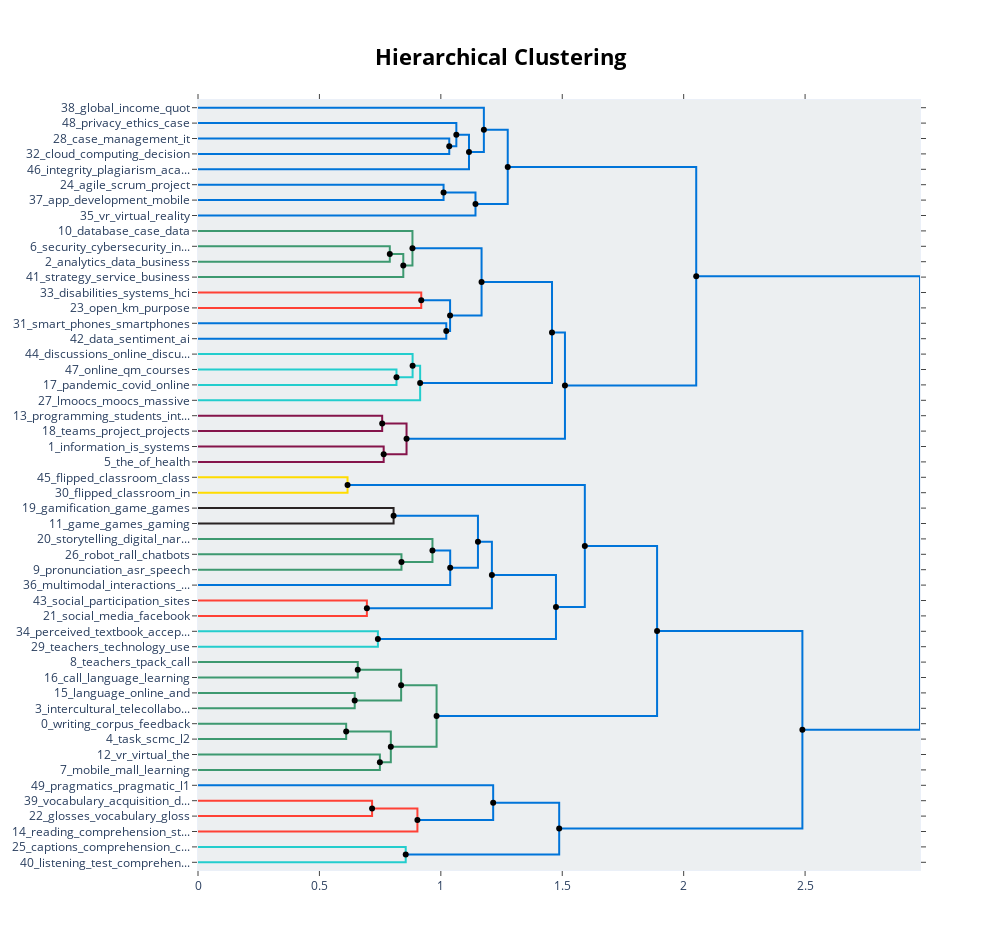

The code cell stored with this chart in its notebook:
### Code cell
hierarchical_topics = model.hierarchical_topics(docs)
model.visualize_hierarchy(hierarchical_topics=hierarchical_topics)

### Figure 1 — Plotly figure (JSON) as saved in the notebook; plotly's stock layout.template omitted (floating-point values rounded to 4 significant figures)
{"data": [{"hoverinfo": "text", "marker": {"color": "rgb(0,116,217)"}, "mode": "lines", "text": ["listening_test_comprehension_item_metacognitive", "", "", "captions_comprehension_captioning_listening_caption"], "type": "scatter", "x": [0, 1.035, 1.035, 0], "xaxis": "x", "y": [-25, -25, -35, -35], "yaxis": "y"}, {"hoverinfo": "text", "marker": {"color": "rgb(0,116,217)"}, "mode": "lines", "text": ["glosses_vocabulary_gloss_glossing_l1", "", "", "vocabulary_acquisition_dlls_intervention_l2"], "type": "scatter", "x": [0, 1.064, 1.064, 1.035], "xaxis": "x", "y": [-15, -15, -30, -30], "yaxis": "y"}, {"hoverinfo": "text", "marker": {"color": "rgb(0,116,217)"}, "mode": "lines", "text": ["reading_comprehension_strategy_strategies_the", "", "", "vocabulary_glosses_gloss_the_l2"], "type": "scatter", "x": [1.064, 1.116, 1.116, 0], "xaxis": "x", "y": [-22.5, -22.5, -45, -45], "yaxis": "y"}, {"hoverinfo": "text", "marker": {"color": "rgb(0,116,217)"}, "mode": "lines", "text": ["task_scmc_l2_in_language", "", "", "writing_corpus_feedback_the_of"], "type": "scatter", "x": [0, 1.177, 1.177, 1.116], "xaxis": "x", "y": [-5, -5, -33.75, -33.75], "yaxis": "y"}, {"hoverinfo": "text", "marker": {"color": "rgb(0,116,217)"}, "mode": "lines", "text": ["writing_the_in_of_and", "", "", "pronunciation_asr_speech_production_training"], "type": "scatter", "x": [0, 1.011, 1.011, 0], "xaxis": "x", "y": [-55, -55, -65, -65], "yaxis": "y"}, {"hoverinfo": "text", "marker": {"color": "rgb(0,116,217)"}, "mode": "lines", "text": ["robot_rall_chatbots_chatbot_learners", "", "", "writing_the_of_in_and"], "type": "scatter", "x": [1.011, 1.143, 1.143, 0], "xaxis": "x", "y": [-60, -60, -75, -75], "yaxis": "y"}, {"hoverinfo": "text", "marker": {"color": "rgb(0,116,217)"}, "mode": "lines", "text": ["writing_the_of_in_and", "", "", "pragmatics_pragmatic_l1_speakers_modifiers"], "type": "scatter", "x": [1.177, 1.276, 1.276, 1.143], "xaxis": "x", "y": [-19.38, -19.38, -67.5, -67.5], "yaxis": "y"}, {"hoverinfo": "text", "marker": {"color": "rgb(61,153,112)"}, "mode": "lines", "text": ["reading_vocabulary_the_comprehension_of", "", "", "writing_the_of_in_and"], "type": "scatter", "x": [0, 0.7898, 0.7898, 0], "xaxis": "x", "y": [-95, -95, -105, -105], "yaxis": "y"}, {"hoverinfo": "text", "marker": {"color": "rgb(61,153,112)"}, "mode": "lines", "text": ["listening_captions_comprehension_captioning_learners", "", "", "writing_the_of_in_and"], "type": "scatter", "x": [0.7898, 0.8454, 0.8454, 0], "xaxis": "x", "y": [-100, -100, -115, -115], "yaxis": "y"}, {"hoverinfo": "text", "marker": {"color": "rgb(61,153,112)"}, "mode": "lines", "text": ["online_qm_courses_content_learning", "", "", "pandemic_covid_online_19_emergency"], "type": "scatter", "x": [0, 0.8831, 0.8831, 0.8454], "xaxis": "x", "y": [-85, -85, -107.5, -107.5], "yaxis": "y"}, {"hoverinfo": "text", "marker": {"color": "rgb(255,65,54)"}, "mode": "lines", "text": ["lmoocs_moocs_massive_online_open", "", "", "online_pandemic_covid_19_emergency"], "type": "scatter", "x": [0, 0.9194, 0.9194, 0], "xaxis": "x", "y": [-125, -125, -135, -135], "yaxis": "y"}, {"hoverinfo": "text", "marker": {"color": "rgb(0,116,217)"}, "mode": "lines", "text": ["online_pandemic_to_learning_courses", "", "", "discussions_online_discussion_student_students"], "type": "scatter", "x": [0, 1.022, 1.022, 0], "xaxis": "x", "y": [-145, -145, -155, -155], "yaxis": "y"}, {"hoverinfo": "text", "marker": {"color": "rgb(0,116,217)"}, "mode": "lines", "text": ["integrity_plagiarism_academic_dishonesty_faculty", "", "", "online_pandemic_learning_to_courses"], "type": "scatter", "x": [0.9194, 1.038, 1.038, 1.022], "xaxis": "x", "y": [-130, -130, -150, -150], "yaxis": "y"}, {"hoverinfo": "text", "marker": {"color": "rgb(0,116,217)"}, "mode": "lines", "text": ["programming_students_introductory_to_the", "", "", "the_of_health_in_and"], "type": "scatter", "x": [0.8831, 1.168, 1.168, 1.038], "xaxis": "x", "y": [-96.25, -96.25, -140, -140], "yaxis": "y"}, {"hoverinfo": "text", "marker": {"color": "rgb(35,205,205)"}, "mode": "lines", "text": ["app_development_mobile_inventor_programming", "", "", "the_of_programming_and_in"], "type": "scatter", "x": [0, 0.8174, 0.8174, 0], "xaxis": "x", "y": [-175, -175, -185, -185], "yaxis": "y"}, {"hoverinfo": "text", "marker": {"color": "rgb(35,205,205)"}, "mode": "lines", "text": ["mobile_mall_learning_language_the", "", "", "smart_phones_smartphones_devices_mobile"], "type": "scatter", "x": [0, 0.8837, 0.8837, 0.8174], "xaxis": "x", "y": [-165, -165, -180, -180], "yaxis": "y"}, {"hoverinfo": "text", "marker": {"color": "rgb(35,205,205)"}, "mode": "lines", "text": ["the_programming_of_and_in", "", "", "mobile_mall_learning_devices_language"], "type": "scatter", "x": [0.8837, 0.9148, 0.9148, 0], "xaxis": "x", "y": [-172.5, -172.5, -195, -195], "yaxis": "y"}, {"hoverinfo": "text", "marker": {"color": "rgb(0,116,217)"}, "mode": "lines", "text": ["data_sentiment_ai_intelligent_algorithms", "", "", "mobile_the_of_and_in"], "type": "scatter", "x": [1.168, 1.458, 1.458, 0.9148], "xaxis": "x", "y": [-118.1, -118.1, -183.8, -183.8], "yaxis": "y"}, {"hoverinfo": "text", "marker": {"color": "rgb(133,20,75)"}, "mode": "lines", "text": ["game_games_gaming_language_digital", "", "", "gamification_game_games_kahoot_learning"], "type": "scatter", "x": [0, 0.7585, 0.7585, 0], "xaxis": "x", "y": [-205, -205, -215, -215], "yaxis": "y"}, {"hoverinfo": "text", "marker": {"color": "rgb(133,20,75)"}, "mode": "lines", "text": ["the_mobile_of_and_in", "", "", "game_games_gaming_gamification_learning"], "type": "scatter", "x": [0, 0.7647, 0.7647, 0], "xaxis": "x", "y": [-225, -225, -235, -235], "yaxis": "y"}, {"hoverinfo": "text", "marker": {"color": "rgb(133,20,75)"}, "mode": "lines", "text": ["teachers_technology_use_intention_iwb", "", "", "perceived_textbook_acceptance_technology_intention"], "type": "scatter", "x": [0.7585, 0.8588, 0.8588, 0.7647], "xaxis": "x", "y": [-210, -210, -230, -230], "yaxis": "y"}, {"hoverinfo": "text", "marker": {"color": "rgb(0,116,217)"}, "mode": "lines", "text": ["open_km_purpose_is_of", "", "", "global_income_quot_globalisation_political"], "type": "scatter", "x": [1.458, 1.511, 1.511, 0.8588], "xaxis": "x", "y": [-150.9, -150.9, -220, -220], "yaxis": "y"}, {"hoverinfo": "text", "marker": {"color": "rgb(0,116,217)"}, "mode": "lines", "text": ["technology_perceived_use_intention_teachers", "", "", "global_purpose_of_the_is"], "type": "scatter", "x": [1.276, 2.052, 2.052, 1.511], "xaxis": "x", "y": [-43.44, -43.44, -185.5, -185.5], "yaxis": "y"}, {"hoverinfo": "text", "marker": {"color": "rgb(255,220,0)"}, "mode": "lines", "text": ["the_of_and_learning_in", "", "", "of_the_global_purpose_and"], "type": "scatter", "x": [0, 0.6158, 0.6158, 0], "xaxis": "x", "y": [-245, -245, -255, -255], "yaxis": "y"}, {"hoverinfo": "text", "marker": {"color": "rgb(40,35,35)"}, "mode": "lines", "text": ["social_media_facebook_of_use", "", "", "social_participation_sites_online_facebook"], "type": "scatter", "x": [0, 0.8054, 0.8054, 0], "xaxis": "x", "y": [-265, -265, -275, -275], "yaxis": "y"}, {"hoverinfo": "text", "marker": {"color": "rgb(61,153,112)"}, "mode": "lines", "text": ["call_language_learning_quot_of", "", "", "teachers_tpack_call_technology_language"], "type": "scatter", "x": [0, 0.8379, 0.8379, 0], "xaxis": "x", "y": [-295, -295, -305, -305], "yaxis": "y"}, {"hoverinfo": "text", "marker": {"color": "rgb(61,153,112)"}, "mode": "lines", "text": ["intercultural_telecollaboration_telecollaborative_and_of", "", "", "language_online_and_in_identity"], "type": "scatter", "x": [0, 0.9655, 0.9655, 0.8379], "xaxis": "x", "y": [-285, -285, -300, -300], "yaxis": "y"}, {"hoverinfo": "text", "marker": {"color": "rgb(0,116,217)"}, "mode": "lines", "text": ["call_teachers_language_technology_tpack", "", "", "intercultural_telecollaboration_language_and_in"], "type": "scatter", "x": [0.9655, 1.039, 1.039, 0], "xaxis": "x", "y": [-292.5, -292.5, -315, -315], "yaxis": "y"}, {"hoverinfo": "text", "marker": {"color": "rgb(0,116,217)"}, "mode": "lines", "text": ["language_call_and_of_teachers", "", "", "storytelling_digital_narrative_stories_fan"], "type": "scatter", "x": [0.8054, 1.153, 1.153, 1.039], "xaxis": "x", "y": [-270, -270, -303.8, -303.8], "yaxis": "y"}, {"hoverinfo": "text", "marker": {"color": "rgb(255,65,54)"}, "mode": "lines", "text": ["multimodal_interactions_semiotic_online_videoconferencing", "", "", "language_and_of_the_in"], "type": "scatter", "x": [0, 0.6955, 0.6955, 0], "xaxis": "x", "y": [-325, -325, -335, -335], "yaxis": "y"}, {"hoverinfo": "text", "marker": {"color": "rgb(0,116,217)"}, "mode": "lines", "text": ["social_media_facebook_of_sites", "", "", "language_and_of_the_in"], "type": "scatter", "x": [1.153, 1.21, 1.21, 0.6955], "xaxis": "x", "y": [-286.9, -286.9, -330, -330], "yaxis": "y"}, {"hoverinfo": "text", "marker": {"color": "rgb(35,205,205)"}, "mode": "lines", "text": ["vr_virtual_the_learning_3d", "", "", "vr_virtual_reality_environments_augmented"], "type": "scatter", "x": [0, 0.7408, 0.7408, 0], "xaxis": "x", "y": [-345, -345, -355, -355], "yaxis": "y"}, {"hoverinfo": "text", "marker": {"color": "rgb(0,116,217)"}, "mode": "lines", "text": ["of_language_and_the_in", "", "", "vr_virtual_reality_learning_the"], "type": "scatter", "x": [1.21, 1.474, 1.474, 0.7408], "xaxis": "x", "y": [-308.4, -308.4, -350, -350], "yaxis": "y"}, {"hoverinfo": "text", "marker": {"color": "rgb(0,116,217)"}, "mode": "lines", "text": ["the_of_and_to_in", "", "", "of_and_the_language_in"], "type": "scatter", "x": [0.6158, 1.593, 1.593, 1.474], "xaxis": "x", "y": [-250, -250, -329.2, -329.2], "yaxis": "y"}, {"hoverinfo": "text", "marker": {"color": "rgb(61,153,112)"}, "mode": "lines", "text": ["online_to_pandemic_and_courses", "", "", "the_of_and_in_to"], "type": "scatter", "x": [0, 0.6579, 0.6579, 0], "xaxis": "x", "y": [-365, -365, -375, -375], "yaxis": "y"}, {"hoverinfo": "text", "marker": {"color": "rgb(61,153,112)"}, "mode": "lines", "text": ["flipped_classroom_in_were_the", "", "", "flipped_classroom_class_lecture_the"], "type": "scatter", "x": [0, 0.6453, 0.6453, 0], "xaxis": "x", "y": [-385, -385, -395, -395], "yaxis": "y"}, {"hoverinfo": "text", "marker": {"color": "rgb(61,153,112)"}, "mode": "lines", "text": ["the_of_and_in_to", "", "", "flipped_classroom_class_the_in"], "type": "scatter", "x": [0.6579, 0.8365, 0.8365, 0.6453], "xaxis": "x", "y": [-370, -370, -390, -390], "yaxis": "y"}, {"hoverinfo": "text", "marker": {"color": "rgb(61,153,112)"}, "mode": "lines", "text": ["security_cybersecurity_information_to_and", "", "", "information_is_systems_and_of"], "type": "scatter", "x": [0, 0.6102, 0.6102, 0], "xaxis": "x", "y": [-405, -405, -415, -415], "yaxis": "y"}, {"hoverinfo": "text", "marker": {"color": "rgb(61,153,112)"}, "mode": "lines", "text": ["information_security_is_systems_cybersecurity", "", "", "analytics_data_business_big_to"], "type": "scatter", "x": [0, 0.749, 0.749, 0], "xaxis": "x", "y": [-425, -425, -435, -435], "yaxis": "y"}, {"hoverinfo": "text", "marker": {"color": "rgb(61,153,112)"}, "mode": "lines", "text": ["teams_project_projects_team_students", "", "", "strategy_service_business_client_challenge"], "type": "scatter", "x": [0.6102, 0.794, 0.794, 0.749], "xaxis": "x", "y": [-410, -410, -430, -430], "yaxis": "y"}, {"hoverinfo": "text", "marker": {"color": "rgb(61,153,112)"}, "mode": "lines", "text": ["information_analytics_is_data_to", "", "", "projects_teams_students_project_to"], "type": "scatter", "x": [0.8365, 0.9825, 0.9825, 0.794], "xaxis": "x", "y": [-380, -380, -420, -420], "yaxis": "y"}, {"hoverinfo": "text", "marker": {"color": "rgb(0,116,217)"}, "mode": "lines", "text": ["database_case_data_sql_query", "", "", "information_is_to_business_analytics"], "type": "scatter", "x": [1.593, 1.891, 1.891, 0.9825], "xaxis": "x", "y": [-289.6, -289.6, -400, -400], "yaxis": "y"}, {"hoverinfo": "text", "marker": {"color": "rgb(255,65,54)"}, "mode": "lines", "text": ["information_is_data_to_business", "", "", "disabilities_systems_hci_with_web"], "type": "scatter", "x": [0, 0.7169, 0.7169, 0], "xaxis": "x", "y": [-455, -455, -465, -465], "yaxis": "y"}, {"hoverinfo": "text", "marker": {"color": "rgb(255,65,54)"}, "mode": "lines", "text": ["information_is_to_data_and", "", "", "cloud_computing_decision_cc_aws"], "type": "scatter", "x": [0.7169, 0.9036, 0.9036, 0], "xaxis": "x", "y": [-460, -460, -475, -475], "yaxis": "y"}, {"hoverinfo": "text", "marker": {"color": "rgb(0,116,217)"}, "mode": "lines", "text": ["agile_scrum_project_development_to", "", "", "information_is_to_and_the"], "type": "scatter", "x": [0, 1.216, 1.216, 0.9036], "xaxis": "x", "y": [-445, -445, -467.5, -467.5], "yaxis": "y"}, {"hoverinfo": "text", "marker": {"color": "rgb(35,205,205)"}, "mode": "lines", "text": ["case_management_it_system_the", "", "", "privacy_ethics_case_ethical_issues"], "type": "scatter", "x": [0, 0.8555, 0.8555, 0], "xaxis": "x", "y": [-485, -485, -495, -495], "yaxis": "y"}, {"hoverinfo": "text", "marker": {"color": "rgb(0,116,217)"}, "mode": "lines", "text": ["to_information_is_and_the", "", "", "case_privacy_management_the_it"], "type": "scatter", "x": [1.216, 1.487, 1.487, 0.8555], "xaxis": "x", "y": [-456.2, -456.2, -490, -490], "yaxis": "y"}, {"hoverinfo": "text", "marker": {"color": "rgb(0,116,217)"}, "mode": "lines", "text": ["the_of_and_in_to", "", "", "to_is_information_the_and"], "type": "scatter", "x": [1.891, 2.489, 2.489, 1.487], "xaxis": "x", "y": [-344.8, -344.8, -473.1, -473.1], "yaxis": "y"}, {"hoverinfo": "text", "marker": {"color": "rgb(0,116,217)"}, "mode": "lines", "text": ["the_writing_of_and_in", "", "", "the_and_of_to_in"], "type": "scatter", "x": [2.052, 2.973, 2.973, 2.489], "xaxis": "x", "y": [-114.5, -114.5, -409.0, -409.0], "yaxis": "y"}, {"hoverinfo": "text", "hovertext": ["reading_comprehension_strategy_strategies_the", "robot_rall_chatbots_chatbot_learners", "writing_the_of_in_and", "listening_captions_comprehension_captioning_learners", "integrity_plagiarism_academic_dishonesty_faculty", "programming_students_introductory_to_the", "the_programming_of_and_in", "data_sentiment_ai_intelligent_algorithms", "teachers_technology_use_intention_iwb", "open_km_purpose_is_of", "technology_perceived_use_intention_teachers", "call_teachers_language_technology_tpack", "language_call_and_of_teachers", "social_media_facebook_of_sites", "of_language_and_the_in", "the_of_and_to_in", "the_of_and_in_to", "teams_project_projects_team_students", "information_analytics_is_data_to", "database_case_data_sql_query", "information_is_to_data_and", "to_information_is_and_the", "the_of_and_in_to", "the_writing_of_and_in"], "marker": {"color": "black"}, "mode": "markers", "showlegend": false, "type": "scatter", "x": [1.064, 1.011, 1.177, 0.7898, 0.9194, 0.8831, 0.8837, 1.168, 0.7585, 1.458, 1.276, 0.9655, 0.8054, 1.153, 1.21, 0.6158, 0.6579, 0.6102, 0.8365, 1.593, 0.7169, 1.216, 1.891, 2.052], "y": [-22.5, -60, -19.38, -100, -130, -96.25, -172.5, -118.1, -210, -150.9, -43.44, -292.5, -270, -286.9, -308.4, -250, -370, -410, -380, -289.6, -460, -456.2, -344.8, -114.5]}, {"hoverinfo": "text", "hovertext": ["vocabulary_acquisition_dlls_intervention_l2", "writing_corpus_feedback_the_of", "pragmatics_pragmatic_l1_speakers_modifiers", "pandemic_covid_online_19_emergency", "online_pandemic_learning_to_courses", "the_of_health_in_and", "smart_phones_smartphones_devices_mobile", "mobile_the_of_and_in", "perceived_textbook_acceptance_technology_intention", "global_income_quot_globalisation_political", "global_purpose_of_the_is", "language_online_and_in_identity", "storytelling_digital_narrative_stories_fan", "language_and_of_the_in", "vr_virtual_reality_learning_the", "of_and_the_language_in", "flipped_classroom_class_the_in", "strategy_service_business_client_challenge", "projects_teams_students_project_to", "information_is_to_business_analytics", "information_is_to_and_the", "case_privacy_management_the_it", "to_is_information_the_and", "the_and_of_to_in"], "marker": {"color": "black"}, "mode": "markers", "showlegend": false, "type": "scatter", "x": [1.035, 1.116, 1.143, 0.8454, 1.022, 1.038, 0.8174, 0.9148, 0.7647, 0.8588, 1.511, 0.8379, 1.039, 0.6955, 0.7408, 1.474, 0.6453, 0.749, 0.794, 0.9825, 0.9036, 0.8555, 1.487, 2.489], "y": [-30, -33.75, -67.5, -107.5, -150, -140, -180, -183.8, -230, -220, -185.5, -300, -303.8, -330, -350, -329.2, -390, -430, -420, -400, -467.5, -490, -473.1, -409.0]}], "layout": {"autosize": false, "height": 950, "hoverlabel": {"bgcolor": "white", "font": {"family": "Rockwell", "size": 16}}, "hovermode": "closest", "plot_bgcolor": "#ECEFF1", "showlegend": false, "title": {"font": {"color": "Black", "size": 22}, "text": "<b>Hierarchical Clustering</b>", "x": 0.5, "xanchor": "center", "yanchor": "top"}, "width": 1000, "xaxis": {"mirror": "allticks", "rangemode": "tozero", "showgrid": false, "showline": true, "showticklabels": true, "ticks": "outside", "type": "linear", "zeroline": false}, "yaxis": {"mirror": "allticks", "range": [-500, 0], "rangemode": "tozero", "showgrid": false, "showline": true, "showticklabels": true, "tickmode": "array", "ticks": "outside", "ticktext": ["38_global_income_quot", "48_privacy_ethics_case", "28_case_management_it", "32_cloud_computing_decision", "46_integrity_plagiarism_aca...", "24_agile_scrum_project", "37_app_development_mobile", "35_vr_virtual_reality", "10_database_case_data", "6_security_cybersecurity_in...", "2_analytics_data_business", "41_strategy_service_business", "33_disabilities_systems_hci", "23_open_km_purpose", "31_smart_phones_smartphones", "42_data_sentiment_ai", "44_discussions_online_discu...", "47_online_qm_courses", "17_pandemic_covid_online", "27_lmoocs_moocs_massive", "13_programming_students_int...", "18_teams_project_projects", "1_information_is_systems", "5_the_of_health", "45_flipped_classroom_class", "30_flipped_classroom_in", "19_gamification_game_games", "11_game_games_gaming", "20_storytelling_digital_nar...", "26_robot_rall_chatbots", "9_pronunciation_asr_speech", "36_multimodal_interactions_...", "43_social_participation_sites", "21_social_media_facebook", "34_perceived_textbook_accep...", "29_teachers_technology_use", "8_teachers_tpack_call", "16_call_language_learning", "15_language_online_and", "3_intercultural_telecollabo...", "0_writing_corpus_feedback", "4_task_scmc_l2", "12_vr_virtual_the", "7_mobile_mall_learning", "49_pragmatics_pragmatic_l1", "39_vocabulary_acquisition_d...", "22_glosses_vocabulary_gloss", "14_reading_comprehension_st...", "25_captions_comprehension_c...", "40_listening_test_comprehen..."], "tickvals": [-5, -15, -25, -35, -45, -55, -65, -75, -85, -95, -105, -115, -125, -135, -145, -155, -165, -175, -185, -195, -205, -215, -225, -235, -245, -255, -265, -275, -285, -295, -305, -315, -325, -335, -345, -355, -365, -375, -385, -395, -405, -415, -425, -435, -445, -455, -465, -475, -485, -495], "type": "linear", "zeroline": false}}}
